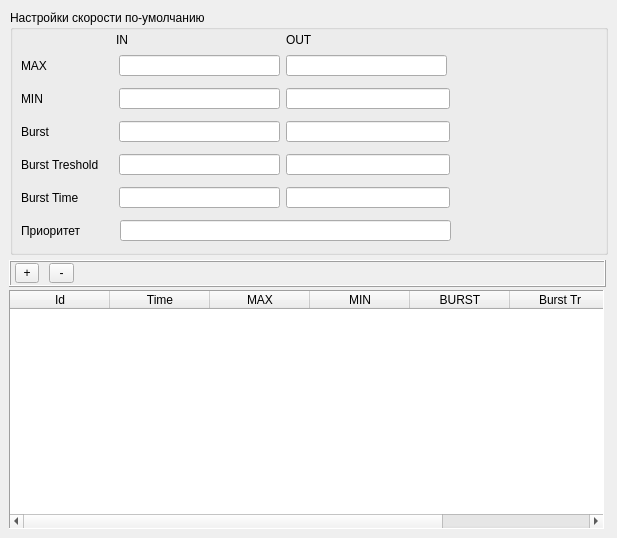
     <widget class="QWidget" name="tab_2">
      <attribute name="title">
       <string>Настройки скорости</string>
      </attribute>
      <widget class="QGroupBox" name="speed_access_groupBox">
       <property name="geometry">
        <rect>
         <x>10</x>
         <y>10</y>
         <width>598</width>
         <height>245</height>
        </rect>
       </property>
       <property name="title">
        <string>Настройки скорости по-умолчанию</string>
       </property>
       <widget class="QLineEdit" name="speed_priority_edit">
        <property name="geometry">
         <rect>
          <x>110</x>
          <y>210</y>
          <width>331</width>
          <height>21</height>
         </rect>
        </property>
       </widget>
       <widget class="QLineEdit" name="speed_max_out_edit">
        <property name="geometry">
         <rect>
          <x>276</x>
          <y>45</y>
          <width>161</width>
          <height>21</height>
         </rect>
        </property>
       </widget>
       <widget class="QLineEdit" name="speed_burst_out_edit">
        <property name="geometry">
         <rect>
          <x>276</x>
          <y>111</y>
          <width>164</width>
          <height>21</height>
         </rect>
        </property>
       </widget>
       <widget class="QLineEdit" name="speed_burst_time_out_edit">
        <property name="geometry">
         <rect>
          <x>276</x>
          <y>177</y>
          <width>164</width>
          <height>21</height>
         </rect>
        </property>
       </widget>
       <widget class="QLineEdit" name="speed_min_in_edit">
        <property name="geometry">
         <rect>
          <x>109</x>
          <y>78</y>
          <width>161</width>
          <height>21</height>
         </rect>
        </property>
       </widget>
       <widget class="QLabel" name="speed_burst_label">
        <property name="geometry">
         <rect>
          <x>11</x>
          <y>111</y>
          <width>89</width>
          <height>21</height>
         </rect>
        </property>
        <property name="text">
         <string>Burst</string>
        </property>
        <property name="buddy">
         <cstring>speed_burst_in_edit</cstring>
        </property>
       </widget>
       <widget class="QLineEdit" name="speed_burst_treshold_out_edit">
        <property name="geometry">
         <rect>
          <x>276</x>
          <y>144</y>
          <width>164</width>
          <height>21</height>
         </rect>
        </property>
       </widget>
       <widget class="QLabel" name="speed_priority_label">
        <property name="geometry">
         <rect>
          <x>11</x>
          <y>210</y>
          <width>89</width>
          <height>21</height>
         </rect>
        </property>
        <property name="text">
         <string>Приоритет</string>
        </property>
       </widget>
       <widget class="QLabel" name="speed_burst_time_label">
        <property name="geometry">
         <rect>
          <x>11</x>
          <y>177</y>
          <width>89</width>
          <height>21</height>
         </rect>
        </property>
        <property name="text">
         <string>Burst Time</string>
        </property>
        <property name="buddy">
         <cstring>speed_burst_time_in_edit</cstring>
        </property>
       </widget>
       <widget class="QLabel" name="speed_burst_treshold_label">
        <property name="geometry">
         <rect>
          <x>11</x>
          <y>144</y>
          <width>89</width>
          <height>21</height>
         </rect>
        </property>
        <property name="text">
         <string>Burst Treshold</string>
        </property>
        <property name="buddy">
         <cstring>speed_burst_treshold_in_edit</cstring>
        </property>
       </widget>
       <widget class="QLineEdit" name="speed_burst_time_in_edit">
        <property name="geometry">
         <rect>
          <x>109</x>
          <y>177</y>
          <width>161</width>
          <height>21</height>
         </rect>
        </property>
       </widget>
       <widget class="QLineEdit" name="speed_burst_in_edit">
        <property name="geometry">
         <rect>
          <x>109</x>
          <y>111</y>
          <width>161</width>
          <height>21</height>
         </rect>
        </property>
       </widget>
       <widget class="QLabel" name="speed_out_label">
        <property name="geometry">
         <rect>
          <x>276</x>
          <y>21</y>
          <width>164</width>
          <height>18</height>
         </rect>
        </property>
        <property name="text">
         <string>OUT</string>
        </property>
       </widget>
       <widget class="QLabel" name="speed_in_label">
        <property name="geometry">
         <rect>
          <x>106</x>
          <y>21</y>
          <width>164</width>
          <height>18</height>
         </rect>
        </property>
        <property name="text">
         <string>IN</string>
        </property>
       </widget>
       <widget class="QLabel" name="speed_max_label">
        <property name="geometry">
         <rect>
          <x>11</x>
          <y>45</y>
          <width>89</width>
          <height>21</height>
         </rect>
        </property>
        <property name="text">
         <string>MAX</string>
        </property>
        <property name="buddy">
         <cstring>speed_max_in_edit</cstring>
        </property>
       </widget>
       <widget class="QLineEdit" name="speed_max_in_edit">
        <property name="geometry">
         <rect>
          <x>109</x>
          <y>45</y>
          <width>161</width>
          <height>21</height>
         </rect>
        </property>
        <property name="frame">
         <bool>true</bool>
        </property>
       </widget>
       <widget class="QLabel" name="speed_min_label">
        <property name="geometry">
         <rect>
          <x>11</x>
          <y>78</y>
          <width>89</width>
          <height>21</height>
         </rect>
        </property>
        <property name="text">
         <string>MIN</string>
        </property>
        <property name="buddy">
         <cstring>speed_min_in_edit</cstring>
        </property>
       </widget>
       <widget class="QLineEdit" name="speed_min_out_edit">
        <property name="geometry">
         <rect>
          <x>276</x>
          <y>78</y>
          <width>164</width>
          <height>21</height>
         </rect>
        </property>
       </widget>
       <widget class="QLineEdit" name="speed_burst_treshold_in_edit">
        <property name="geometry">
         <rect>
          <x>109</x>
          <y>144</y>
          <width>161</width>
          <height>21</height>
         </rect>
        </property>
       </widget>
      </widget>
      <widget class="QTableWidget" name="speed_table">
       <property name="geometry">
        <rect>
         <x>9</x>
         <y>290</y>
         <width>595</width>
         <height>239</height>
        </rect>
       </property>
       <property name="contextMenuPolicy">
        <enum>Qt::DefaultContextMenu</enum>
       </property>
       <property name="frameShape">
        <enum>QFrame::Panel</enum>
       </property>
       <property name="frameShadow">
        <enum>QFrame::Sunken</enum>
       </property>
       <property name="alternatingRowColors">
        <bool>true</bool>
       </property>
       <property name="selectionMode">
        <enum>QAbstractItemView::SingleSelection</enum>
       </property>
       <property name="selectionBehavior">
        <enum>QAbstractItemView::SelectRows</enum>
       </property>
       <property name="verticalScrollMode">
        <enum>QAbstractItemView::ScrollPerPixel</enum>
       </property>
       <property name="horizontalScrollMode">
        <enum>QAbstractItemView::ScrollPerPixel</enum>
       </property>
       <property name="gridStyle">
        <enum>Qt::DotLine</enum>
       </property>
       <property name="sortingEnabled">
        <bool>false</bool>
       </property>
       <column>
        <property name="text">
         <string>Id</string>
        </property>
       </column>
       <column>
        <property name="text">
         <string>Time</string>
        </property>
       </column>
       <column>
        <property name="text">
         <string>MAX</string>
        </property>
       </column>
       <column>
        <property name="text">
         <string>MIN</string>
        </property>
       </column>
       <column>
        <property name="text">
         <string>BURST</string>
        </property>
       </column>
       <column>
        <property name="text">
         <string>Burst Tr</string>
        </property>
       </column>
       <column>
        <property name="text">
         <string>Burst time</string>
        </property>
       </column>
       <column>
        <property name="text">
         <string>Priority</string>
        </property>
       </column>
      </widget>
      <widget class="QFrame" name="speed_panel">
       <property name="geometry">
        <rect>
         <x>9</x>
         <y>260</y>
         <width>597</width>
         <height>27</height>
        </rect>
       </property>
       <property name="frameShape">
        <enum>QFrame::Box</enum>
       </property>
       <property name="frameShadow">
        <enum>QFrame::Raised</enum>
       </property>
       <widget class="QToolButton" name="del_speed_button">
        <property name="geometry">
         <rect>
          <x>40</x>
          <y>3</y>
          <width>25</width>
          <height>20</height>
         </rect>
        </property>
        <property name="text">
         <string>-</string>
        </property>
       </widget>
       <widget class="QToolButton" name="add_speed_button">
        <property name="geometry">
         <rect>
          <x>6</x>
          <y>3</y>
          <width>24</width>
          <height>20</height>
         </rect>
        </property>
        <property name="contextMenuPolicy">
         <enum>Qt::DefaultContextMenu</enum>
        </property>
        <property name="text">
         <string>+</string>
        </property>
       </widget>
      </widget>
     </widget>
